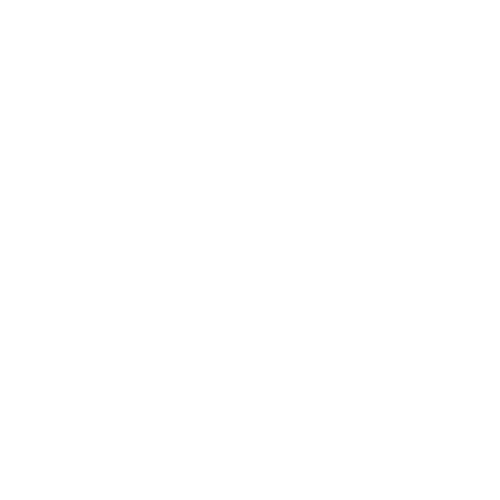
Frame 1 (no input)
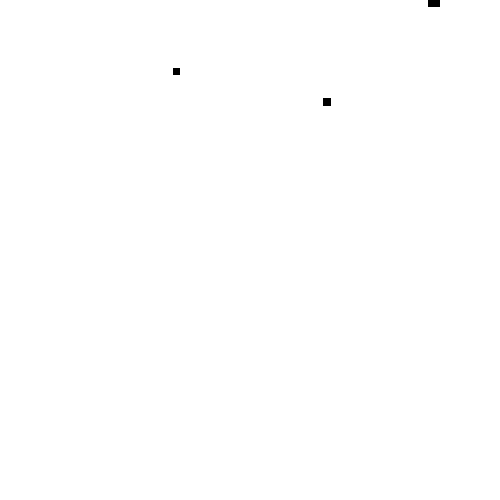
Frame 60 (the mouse pressed at the canvas centre just before this capture)
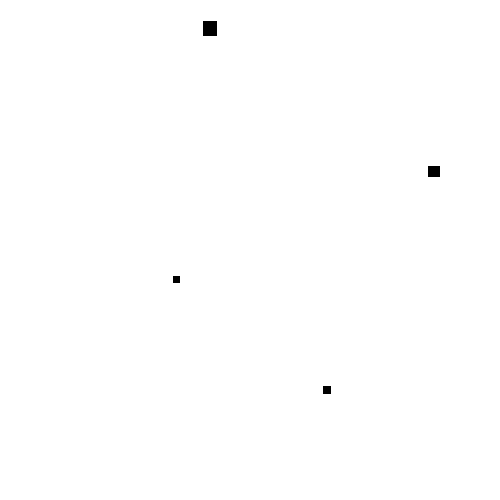
Frame 120 (the mouse held since frame 60 and released just before this capture)

The Processing sketch that drew these frames (run headless with seeded random() and noise(); from frame 60 on, the mouse is pressed at the canvas centre):

// Processing sketch: processing_121001
// ── processing_121001.pde

// objekterne
Firkant myFirkant1;
Firkant myFirkant2;
Firkant myFirkant3;
Firkant myFirkant4;
Firkant myFirkant5;
Firkant myFirkant6;



void setup()
{

    size(500, 500);

    // initialiseringen
    myFirkant1 = new Firkant();
    myFirkant2 = new Firkant();
    myFirkant3 = new Firkant();
    myFirkant4 = new Firkant();
    myFirkant5 = new Firkant();
    myFirkant6 = new Firkant();

}



void draw()
{

    background(255);
    //call objecterne
    myFirkant1.display();
    myFirkant1.fall();

    myFirkant2.display();
    myFirkant2.fall();

    myFirkant3.display();
    myFirkant3.fall();

    myFirkant4.display();
    myFirkant4.fall();

    myFirkant5.display();
    myFirkant5.fall();

    myFirkant6.display();
    myFirkant6.fall();

}
class Firkant
{
    //variabler til klassen, data
    float xPos;
    float yPos;
    float ySpeed;
    float rectsize;



    //constructor her giver jeg variablerne værdier
    Firkant()
    {
        xPos = random(0, width);
        yPos = 0 + random(-250, -1);
        ySpeed = random(1, 5);
        rectsize = random(5, 15);
    }

    //her bliver firkanten tegnet
    void display()
    {
        fill(0);
        rect(xPos, yPos, rectsize, rectsize);
    }

    //Fald speed
    void fall()
    {
        yPos = yPos + ySpeed;

        //fuctionen der gentager det hele
        if (yPos > height)
        {
            xPos = random(0, width);
            yPos = 0 + random(-250, -1);
            ySpeed = random(1, 5);
            rectsize = random(5, 15);
        }

    }



}
